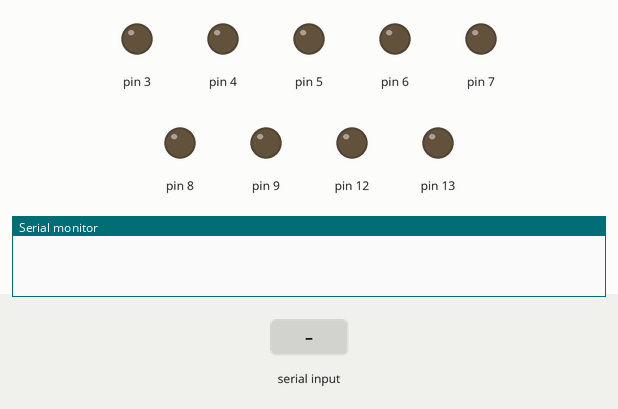
Simulated run of this sketch. Board: Arduino Uno, built with avr-gcc and run on an emulated ATmega328P. Parts: output pins drawn as LEDs (lit = HIGH), the last lines printed to the serial monitor. The inputs (shaded band) are chosen by the test bench.

Above: at 1.2 s.
1.3 s: "90,45,200,10\n" received over Serial
At 3.9 s:
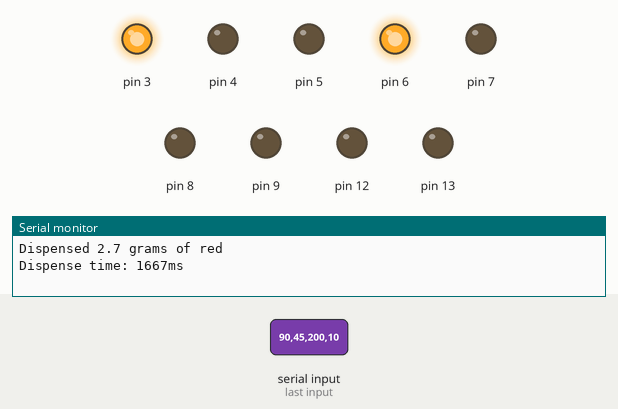
At 5.7 s:
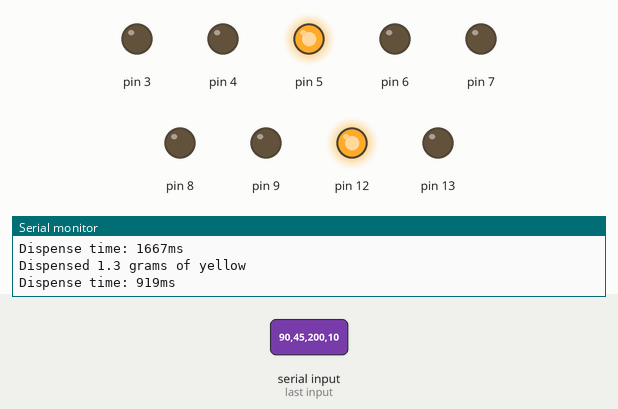
9.4 s: "30,150,10,200\n" received over Serial
At 10.8 s:
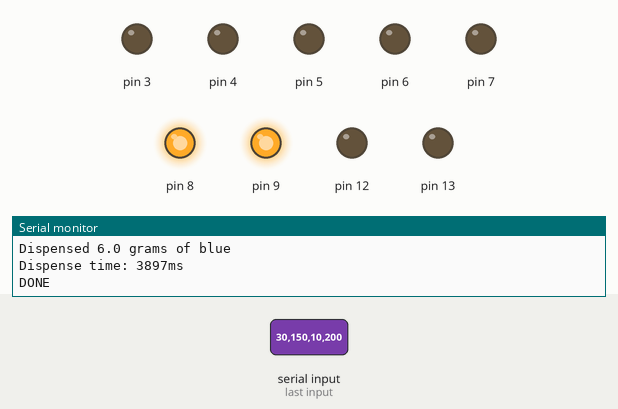
Timing chart, 0 to 30.5 s (numbered marks = the images above; inputs shaded):
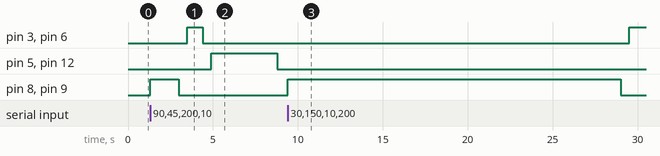

The sketch:

ColorMixerv4.ino
```cpp
// Assign pins to switches and motor driver input and outputs

// Red color motor pins
#define Red_sp 9
#define Red_1 8
#define Red_2 7

// Yellow color motor pins
#define Yellow_sp 6
#define Yellow_1 3
#define Yellow_2 4

// Blue color motor pins
#define Blue_sp 5
#define Blue_1 12
#define Blue_2 13

// Set up pump structure
struct Pump {
  const char* name;
  int sp;
  int pin1;
  int pin2;
  float rate;
};
// Set up structure to determine color recipe. First three values are the ratio parts for each color, fourth value is the total mass to dispense
struct Recipe {
  float red;
  float yellow;
  float blue;
  float mass;
};

// Define pump rates
float red_rate = 1.612;
float blue_rate = 1.532;
float yellow_rate = 1.462;

Pump redPump = {"red", Red_sp, Red_1, Red_2, red_rate};
Pump yellowPump = {"yellow", Yellow_sp, Yellow_1, Yellow_2, yellow_rate};
Pump bluePump = {"blue", Blue_sp, Blue_1, Blue_2, blue_rate};
Pump pumps[] = {redPump, yellowPump, bluePump};

const int NUM_PUMPS = sizeof(pumps) / sizeof(pumps[0]);


// Set up for serial input


void setup() {

  Serial.begin(9600);


  // Initialize pins for all pump colors
  for (int i = 0; i < NUM_PUMPS; i++) {
    pinMode(pumps[i].sp, OUTPUT);
    pinMode(pumps[i].pin1, OUTPUT);
    pinMode(pumps[i].pin2, OUTPUT);
    digitalWrite(pumps[i].pin1, LOW);
    digitalWrite(pumps[i].pin2, LOW);
    analogWrite(pumps[i].sp, 0);

  }


  //

}
void loop() {


  // Check if data is available
  if (Serial.available() > 0) {
    String cmd = Serial.readStringUntil('\n'); // read until Enter key
    cmd.trim(); // remove whitespace
    if (checkString(cmd)==true) {
      Recipe recipe = parseInput(cmd);
      float ratioTotal = (float)(recipe.red + recipe.yellow + recipe.blue);
      float redRatio = recipe.red / ratioTotal ;
      float yellowRatio = recipe.yellow / ratioTotal ;
      float blueRatio = recipe.blue / ratioTotal ;
      float redMass = redRatio * recipe.mass ;
      float yellowMass = yellowRatio * recipe.mass ;
      float blueMass = blueRatio * recipe.mass;

      makePrimary(redPump, redMass);
      delay(500);
      makePrimary(yellowPump, yellowMass);
      delay(500);
      makePrimary(bluePump, blueMass);

    } else if (cmd == "ping") {
      Serial.println("PONG");
      }
    else {
      Serial.println("Invalid input");
    }
    Serial.println("DONE");

  }

}

// Function to find index for a pump color
int findPumpIndex(String color) {
  for (int i = 0; i < NUM_PUMPS; i++) {

    if (color == pumps[i].name) {
      return i;
    }
  }
  return -1;
}
// Function to parse string
Recipe parseInput(String data) {
  int first = data.indexOf(',');
  int second = data.indexOf(',', first + 1);
  int third = data.indexOf(',', second + 1);

  Recipe input;
  input.red = data.substring(0, first).toFloat();
  input.yellow = data.substring(first+1, second).toFloat();
  input.blue = data.substring(second+1, third).toFloat();
  input.mass = data.substring(third+1).toFloat();
  return input;
}
// Function to verify string is a valid input
bool checkString(String data) {
  bool validity = true;
  int first = data.indexOf(',');
  int second = data.indexOf(',', first + 1);
  int third = data.indexOf(',', second + 1);
  if (first == -1 || second == -1 || third == -1) {
    validity = false;
  }
  return validity;

}

// Function to generate a certain mass of primary color  (ie a color that does not require mixing)
void makePrimary(const Pump& pump, float mass) {
  if (mass == 0) {
    return;
  }
  float t = (float) (mass/pump.rate);
  unsigned long delayTime= (unsigned long)(round(t * 1000));

  analogWrite(pump.sp, 255);
  digitalWrite(pump.pin1, HIGH);
  digitalWrite(pump.pin2, LOW);
  delay(delayTime);
  digitalWrite(pump.pin1, LOW);
  analogWrite(pump.sp, 0);
  Serial.print("Dispensed "); Serial.print(mass, 1); Serial.print(" grams of "); Serial.println(pump.name);
  Serial.print("Dispense time: "); Serial.print(delayTime); Serial.println("ms");
}
```

Measured:
- after the input at 1.3 s, pin 3, pin 6: LOW → HIGH after 2.2 s, → LOW 0.92 s later; pin 5, pin 12: LOW → HIGH after 3.6 s, → LOW 3.9 s later; pin 8, pin 9: LOW → HIGH at once, → LOW 1.7 s later
- after the input at 9.4 s, pin 3, pin 6: LOW → HIGH after 20.1 s; pin 8, pin 9: LOW → HIGH at once, → LOW 19.6 s later
